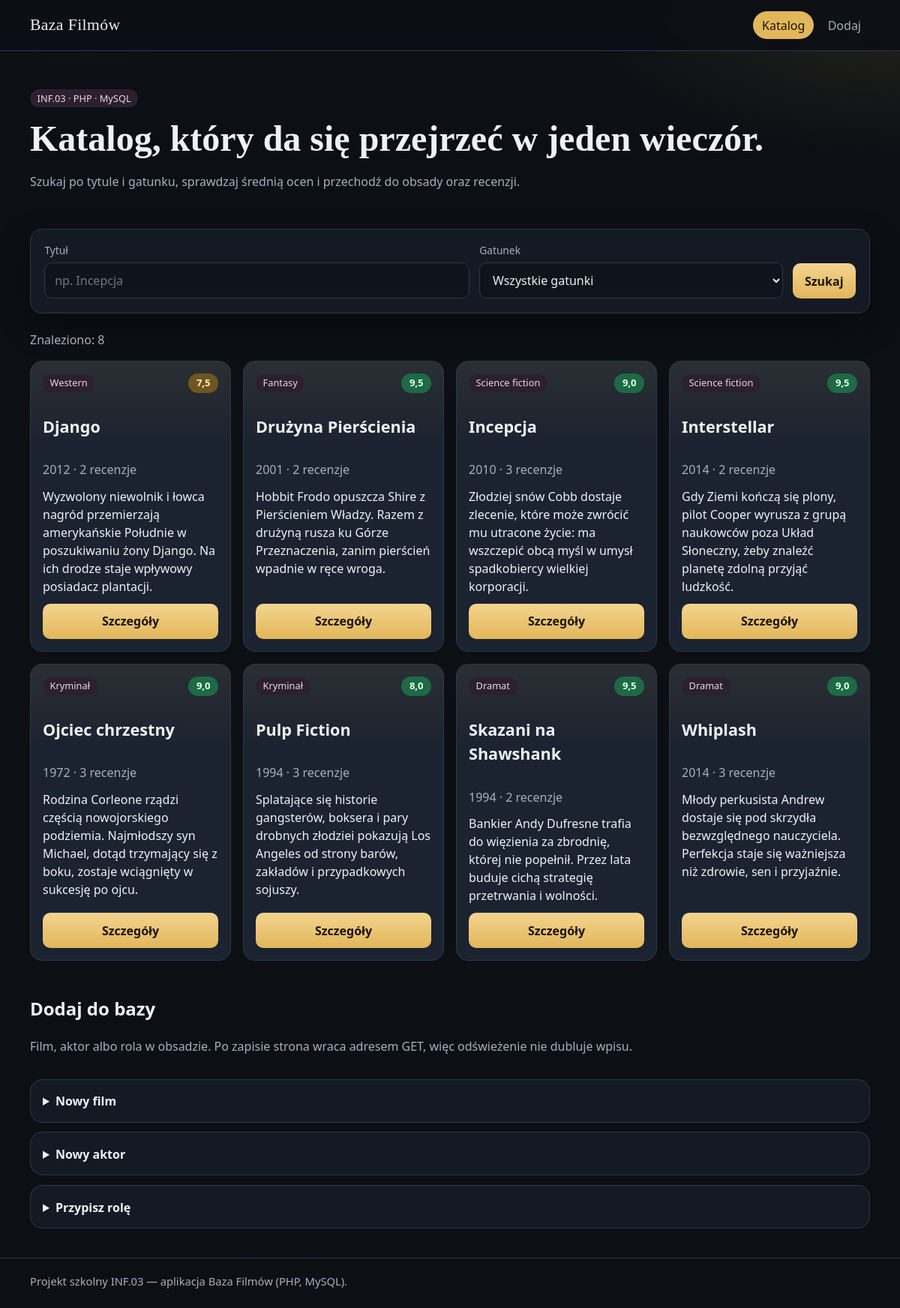
The page / on the database its author committed.
### tables this page shows
CREATE TABLE filmy (
  id INT UNSIGNED NOT NULL AUTO_INCREMENT,
  tytul VARCHAR(200) NOT NULL,
  rok_produkcji SMALLINT UNSIGNED NOT NULL,
  gatunek VARCHAR(80) NOT NULL,
  opis TEXT NOT NULL,
  PRIMARY KEY (id)
);

### index.php (the view, shortened to what this page needs)
<?php
require_once __DIR__ . '/backend/includes/functions.php';
$tytulSzukany = tekstWejscia($_GET['tytul'] ?? '', 100);
$gatunekSzukany = tekstWejscia($_GET['gatunek'] ?? '', 80);
$panel = '';
$filmy = pobierzFilmy($tytulSzukany, $gatunekSzukany);
naglowek('Katalog filmów', 'katalog');
?>
<section class="bohater">
    <p class="chip">INF.03 · PHP · MySQL</p>
    <h1>Katalog, który da się przejrzeć w jeden wieczór.</h1>
    <p class="lead">Szukaj po tytule i gatunku, sprawdzaj średnią ocen i przechodź do obsady oraz recenzji.</p>
</section>
<form class="panel wyszukiwarka" method="get" action="index.php">
    <div class="pole">
        <label for="tytul">Tytuł</label>
        <input id="tytul" name="tytul" type="search" maxlength="100" value="<?php echo h($tytulSzukany); ?>" placeholder="np. Incepcja">
    </div>
    <div class="pole">
        <label for="gatunek">Gatunek</label>
        <select id="gatunek" name="gatunek">
            <option value="">Wszystkie gatunki</option>
        </select>
    </div>
    <button type="submit">Szukaj</button>
</form>
<p class="przygaszony">Znaleziono: <?php echo count($filmy); ?></p>
<?php if ($filmy === []): ?>
    <p class="pusty">Brak filmów spełniających kryteria wyszukiwania.</p>
<?php else: ?>
    <section class="siatka" aria-label="Lista filmów">
        <?php foreach ($filmy as $film): ?>
            <?php $ocena = formatujOcene($film['srednia']); ?>
            <article class="karta">
                <div class="meta">
                    <span class="chip"><?php echo h($film['gatunek']); ?></span>
                    <span class="odznaka <?php echo h($ocena['klasa']); ?>"><?php echo h($ocena['tekst']); ?></span>
                </div>
                <h2><?php echo h($film['tytul']); ?></h2>
                <p class="przygaszony"><?php echo (int) $film['rok_produkcji']; ?> · <?php echo $film['srednia'] === null ? 'brak recenzji' : h(odmianaRecenzji((int) $film['liczba_ocen'])); ?></p>
                <p><?php echo h(skroc((string) $film['opis'])); ?></p>
                <a class="przycisk" href="film.php?id=<?php echo (int) $film['id']; ?>">Szczegóły</a>
            </article>
        <?php endforeach; ?>
    </section>
<?php endif; ?>
<section id="dodaj">
    <div class="naglowek-strony">
        <div>
            <h2>Dodaj do bazy</h2>
            <p class="przygaszony">Film, aktor albo rola w obsadzie. Po zapisie strona wraca adresem GET, więc odświeżenie nie dubluje wpisu.</p>
        </div>
    </div>
    <div class="panele">
        <details<?php echo $panel === 'film' ? ' open' : ''; ?>>
            <summary>Nowy film</summary>
        </details>
        <details<?php echo $panel === 'aktor' ? ' open' : ''; ?>>
            <summary>Nowy aktor</summary>
        </details>
        <details<?php echo $panel === 'obsada' ? ' open' : ''; ?>>
            <summary>Przypisz rolę</summary>
        </details>
    </div>
</section>
<?php
stopka();

### backend/includes/functions.php (shortened to what this page needs)
<?php
require_once __DIR__ . '/../config/db.php';
function polaczenie(): mysqli
{
    global $polaczenie;
    return $polaczenie;
}
function h(?string $tekst): string
{
    return htmlspecialchars((string) $tekst, ENT_QUOTES | ENT_SUBSTITUTE, 'UTF-8');
}
function tekstWejscia($wartosc, int $maks = 200): string
{
    $wartosc = trim($wartosc);
    return $wartosc;
}
function wzorzecLike(string $fraza): string
{
    $fraza = str_replace(['\\', '%', '_'], ['\\\\', '\\%', '\\_'], $fraza);
    return '%' . $fraza . '%';
}
function powiazParametry(mysqli_stmt $zapytanie, string $typy, array $parametry): void
{
    $powiazania = [$typy];
    foreach ($parametry as &$wartosc) {
        $powiazania[] = &$wartosc;
    }
    $zapytanie->bind_param(...$powiazania);
}
function wykonajZapytanie(string $sql, string $typy = '', array $parametry = []): array
{
    $zapytanie = polaczenie()->prepare($sql);
    if ($typy !== '') {
        powiazParametry($zapytanie, $typy, $parametry);
    }
    $zapytanie->execute();
    $rezultat = $zapytanie->get_result();
    $wiersze = $rezultat ? $rezultat->fetch_all(MYSQLI_ASSOC) : [];
    return $wiersze;
}
function formatujOcene($srednia): array
{
    $wartosc = (float) $srednia;
    $klasa = 'ocena-niska';
    if ($wartosc >= 8) {
        $klasa = 'ocena-wysoka';
    } elseif ($wartosc >= 5) {
        $klasa = 'ocena-srednia';
    }
    return [
        'tekst' => number_format($wartosc, 1, ',', ''),
        'klasa' => $klasa,
    ];
}
function skroc(string $tekst, int $dlugosc = 160): string
{
    if (mb_strlen($tekst) <= $dlugosc) {
        return $tekst;
    }
    return rtrim(mb_substr($tekst, 0, $dlugosc - 1)) . '…';
}
function odmianaRecenzji(int $liczba): string
{
    $reszta10 = $liczba % 10;
    $reszta100 = $liczba % 100;
    if ($reszta10 >= 2 && $reszta10 <= 4 && ($reszta100 < 12 || $reszta100 > 14)) {
        return $liczba . ' recenzje';
    }
    return $liczba . ' recenzji';
}
function pobierzFilmy(string $tytul, string $gatunek): array
{
    return wykonajZapytanie(
        'SELECT f.id, f.tytul, f.rok_produkcji, f.gatunek, f.opis,
                ROUND(AVG(r.ocena), 1) AS srednia,
                COUNT(r.id) AS liczba_ocen
         FROM filmy f
         LEFT JOIN recenzje r ON r.film_id = f.id
         WHERE f.tytul LIKE ?
           AND (? = "" OR f.gatunek = ?)
         GROUP BY f.id, f.tytul, f.rok_produkcji, f.gatunek, f.opis
         ORDER BY f.tytul ASC',
        'sss',
        [wzorzecLike($tytul), $gatunek, $gatunek]
    );
}
function naglowek(string $tytul, string $aktywna = ''): void
{
    $klasaKatalog = $aktywna === 'katalog' ? 'aktywny' : '';
    $klasaDodaj = $aktywna === 'dodaj' ? 'aktywny' : '';
    ?>
<!DOCTYPE html>
<html lang="pl">
<head>
    <link rel="stylesheet" href="frontend/css/style.css">
</head>
<body>
    <header class="pasek">
        <div class="szeroka pasek-wiersz">
            <a class="znak" href="index.php">Baza Filmów</a>
            <nav class="menu" aria-label="Główne">
                <a class="<?php echo h($klasaKatalog); ?>" href="index.php">Katalog</a>
                <a class="<?php echo h($klasaDodaj); ?>" href="index.php#dodaj">Dodaj</a>
            </nav>
        </div>
    </header>
    <main id="tresc" class="szeroka">
    <?php
}
function stopka(): void
{
    ?>
    </main>
    <footer class="stopka">
        <div class="szeroka">Projekt szkolny INF.03 — aplikacja Baza Filmów (PHP, MySQL).</div>
    </footer>
</body>
</html>
    <?php
}

### frontend/css/style.css (style rules this page uses)
:root { --tlo: #0c0f14; --tlo-wyzsze: #151b24; --karta: #1b2330; --linia: #2d384a; --tekst: #eef1f6; --przygaszony: #a7b0c0; --zloto: #e2b65a; --zloto-jasne: #f3d48f; --czerwien: #c44755; --cien: 0 16px 40px rgba(0, 0, 0, 0.35); --promien: 16px; }
* { box-sizing: border-box; }
html { scroll-behavior: smooth; }
body { margin: 0; min-height: 100vh; color: var(--tekst); background: radial-gradient(1200px 500px at 10% -10%, rgba(196, 71, 85, 0.22), transparent 55%), radial-gradient(900px 420px at 100% 0%, rgba(226, 182, 90, 0.12), transparent 50%), var(--tlo); font-family: "Segoe UI", "Trebuchet MS", sans-serif; line-height: 1.5; }
a { color: var(--zloto-jasne); text-decoration-thickness: 1px; text-underline-offset: 0.18em; }
.szeroka { width: min(1120px, calc(100% - 2rem)); margin: 0 auto; }
.pasek { position: sticky; top: 0; z-index: 4; background: rgba(12, 15, 20, 0.9); border-bottom: 1px solid var(--linia); backdrop-filter: blur(10px); }
.pasek-wiersz { display: flex; justify-content: space-between; align-items: center; gap: 1rem; min-height: 4.2rem; }
.znak { color: var(--tekst); text-decoration: none; font-family: Georgia, "Palatino Linotype", serif; font-size: 1.35rem; letter-spacing: 0.02em; }
.menu { display: flex; gap: 0.4rem; }
.menu a { color: var(--przygaszony); text-decoration: none; padding: 0.4rem 0.75rem; border-radius: 999px; }
.menu a:hover, .menu a.aktywny { color: #1a1408; background: var(--zloto); }
.bohater { padding: 2.4rem 0 1rem; }
.bohater h1, .naglowek-strony h1, .karta-filmu h2, .panel h2, .panel h3 { font-family: Georgia, "Palatino Linotype", serif; line-height: 1.2; margin: 0 0 0.4rem; }
.bohater h1 { font-size: clamp(2rem, 4vw, 3.3rem); }
.lead, .przygaszony { color: var(--przygaszony); }
.panel { background: rgba(21, 27, 36, 0.92); border: 1px solid var(--linia); border-radius: var(--promien); padding: 1.1rem 1.15rem 1.2rem; box-shadow: var(--cien); }
.wyszukiwarka { display: grid; grid-template-columns: 1.4fr 1fr auto; gap: 0.8rem; align-items: end; margin: 1.2rem 0 1.4rem; }
.pole { display: flex; flex-direction: column; gap: 0.35rem; }
.pole label, .formularz label { font-size: 0.86rem; color: var(--przygaszony); }
input, select, textarea { width: 100%; color: var(--tekst); background: #0f141c; border: 1px solid var(--linia); border-radius: 10px; padding: 0.7rem 0.8rem; font: inherit; }
.przycisk, button { border: 0; cursor: pointer; font: inherit; font-weight: 700; color: #1a1408; background: linear-gradient(180deg, var(--zloto-jasne), var(--zloto)); border-radius: 10px; padding: 0.72rem 1rem; text-decoration: none; display: inline-flex; justify-content: center; align-items: center; }
.siatka { display: grid; grid-template-columns: repeat(auto-fill, minmax(250px, 1fr)); gap: 1rem; margin-bottom: 1.6rem; }
.karta { display: flex; flex-direction: column; gap: 0.7rem; background: linear-gradient(180deg, rgba(226, 182, 90, 0.08), transparent 28%), var(--karta); border: 1px solid var(--linia); border-radius: var(--promien); padding: 1rem; min-height: 100%; }
.meta { display: flex; justify-content: space-between; gap: 0.6rem; align-items: center; }
.chip { display: inline-flex; align-items: center; border-radius: 999px; padding: 0.15rem 0.6rem; background: #2a2030; color: #f2d5dc; font-size: 0.8rem; }
.odznaka { display: inline-flex; align-items: center; border-radius: 999px; padding: 0.2rem 0.65rem; font-size: 0.82rem; font-weight: 700; white-space: nowrap; }
.ocena-wysoka { background: #1d6a45; color: #e5fff2; }
.ocena-srednia { background: #6e5620; color: #fff1cc; }
.karta h2, .panel h2 { font-size: 1.35rem; }
.karta p, .opis { margin: 0; }
.karta .przycisk { margin-top: auto; }
.naglowek-strony { display: flex; justify-content: space-between; gap: 1rem; align-items: flex-end; margin: 1.6rem 0 1rem; }
.panele { display: grid; gap: 0.8rem; margin: 0.4rem 0 2.4rem; }
details { border: 1px solid var(--linia); border-radius: var(--promien); background: rgba(21, 27, 36, 0.92); padding: 0.3rem 1rem 0.2rem; }
summary { cursor: pointer; font-weight: 700; padding: 0.75rem 0; }
.stopka { border-top: 1px solid var(--linia); color: var(--przygaszony); padding: 1.2rem 0 1.6rem; font-size: 0.92rem; }

### rows shown on the page
filmy: gatunek "Western", tekst "7,5", tytul "Django", rok_produkcji "2012", liczba_ocen "2 recenzje", opis "Wyzwolony niewolnik i łowca nagród przemierzają amerykańskie Południe w poszukiwaniu żony Django. Na ich drodze staje wpływowy posiadacz plantacji."
filmy: gatunek "Fantasy", tekst "9,5", tytul "Drużyna Pierścienia", rok_produkcji "2001", liczba_ocen "2 recenzje", opis "Hobbit Frodo opuszcza Shire z Pierścieniem Władzy. Razem z drużyną rusza ku Górze Przeznaczenia, zanim pierścień wpadnie w ręce wroga."
filmy: gatunek "Science fiction", tekst "9,0", tytul "Incepcja", rok_produkcji "2010", liczba_ocen "3 recenzje", opis "Złodziej snów Cobb dostaje zlecenie, które może zwrócić mu utracone życie: ma wszczepić obcą myśl w umysł spadkobiercy wielkiej korporacji."
filmy: gatunek "Science fiction", tekst "9,5", tytul "Interstellar", rok_produkcji "2014", liczba_ocen "2 recenzje", opis "Gdy Ziemi kończą się plony, pilot Cooper wyrusza z grupą naukowców poza Układ Słoneczny, żeby znaleźć planetę zdolną przyjąć ludzkość."
filmy: gatunek "Kryminał", tekst "9,0", tytul "Ojciec chrzestny", rok_produkcji "1972", liczba_ocen "3 recenzje", opis "Rodzina Corleone rządzi częścią nowojorskiego podziemia. Najmłodszy syn Michael, dotąd trzymający się z boku, zostaje wciągnięty w sukcesję po ojcu."
filmy: gatunek "Kryminał", tekst "8,0", tytul "Pulp Fiction", rok_produkcji "1994", liczba_ocen "3 recenzje", opis "Splatające się historie gangsterów, boksera i pary drobnych złodziei pokazują Los Angeles od strony barów, zakładów i przypadkowych sojuszy."
filmy: gatunek "Dramat", tekst "9,5", tytul "Skazani na Shawshank", rok_produkcji "1994", liczba_ocen "2 recenzje", opis "Bankier Andy Dufresne trafia do więzienia za zbrodnię, której nie popełnił. Przez lata buduje cichą strategię przetrwania i wolności."
filmy: gatunek "Dramat", tekst "9,0", tytul "Whiplash", rok_produkcji "2014", liczba_ocen "3 recenzje", opis "Młody perkusista Andrew dostaje się pod skrzydła bezwzględnego nauczyciela. Perfekcja staje się ważniejsza niż zdrowie, sen i przyjaźnie."

### other values the page prints
count($filmy) "8"
